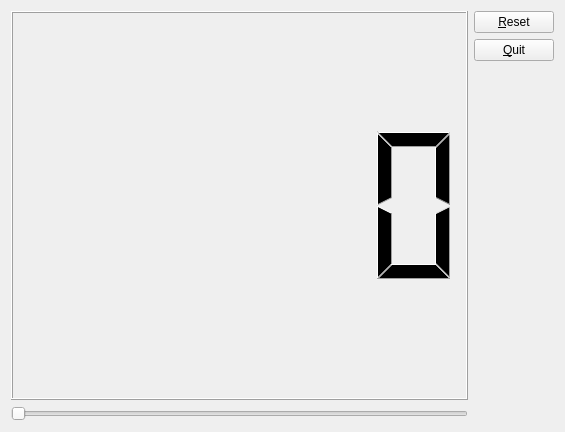
<?xml version="1.0" encoding="UTF-8"?>
<ui version="4.0">
 <class>MyForm</class>
 <widget class="QWidget" name="MyForm">
  <property name="geometry">
   <rect>
    <x>0</x>
    <y>0</y>
    <width>565</width>
    <height>432</height>
   </rect>
  </property>
  <property name="windowTitle">
   <string>Widget</string>
  </property>
  <layout class="QHBoxLayout" name="horizontalLayout">
   <item>
    <layout class="QVBoxLayout" name="verticalLayout">
     <item>
      <widget class="QLCDNumber" name="m_lcd"/>
     </item>
     <item>
      <widget class="QSlider" name="slider">
       <property name="orientation">
        <enum>Qt::Horizontal</enum>
       </property>
      </widget>
     </item>
    </layout>
   </item>
   <item>
    <layout class="QVBoxLayout" name="verticalLayout_2">
     <item>
      <widget class="QPushButton" name="m_buttonReset">
       <property name="text">
        <string>&amp;Reset</string>
       </property>
      </widget>
     </item>
     <item>
      <widget class="QPushButton" name="m_buttonQuit">
       <property name="text">
        <string>&amp;Quit</string>
       </property>
      </widget>
     </item>
     <item>
      <spacer name="verticalSpacer">
       <property name="orientation">
        <enum>Qt::Vertical</enum>
       </property>
       <property name="sizeHint" stdset="0">
        <size>
         <width>20</width>
         <height>40</height>
        </size>
       </property>
      </spacer>
     </item>
    </layout>
   </item>
  </layout>
 </widget>
 <tabstops>
  <tabstop>m_buttonQuit</tabstop>
  <tabstop>m_buttonReset</tabstop>
  <tabstop>slider</tabstop>
 </tabstops>
 <resources/>
 <connections>
  <connection>
   <sender>slider</sender>
   <signal>valueChanged(int)</signal>
   <receiver>m_lcd</receiver>
   <slot>display(int)</slot>
   <hints>
    <hint type="sourcelabel">
     <x>165</x>
     <y>412</y>
    </hint>
    <hint type="destinationlabel">
     <x>246</x>
     <y>255</y>
    </hint>
   </hints>
  </connection>
  <connection>
   <sender>m_buttonQuit</sender>
   <signal>clicked()</signal>
   <receiver>MyForm</receiver>
   <slot>close()</slot>
   <hints>
    <hint type="sourcelabel">
     <x>500</x>
     <y>54</y>
    </hint>
    <hint type="destinationlabel">
     <x>282</x>
     <y>215</y>
    </hint>
   </hints>
  </connection>
 </connections>
</ui>
